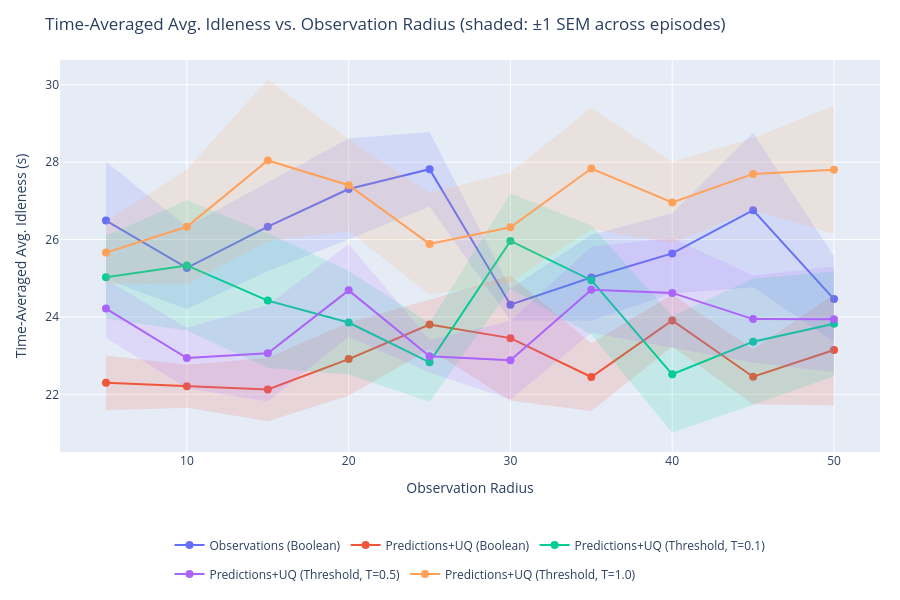

The cell this chart's notebook holds for it:
### Markdown cell above
### Idleness vs. Observation Radius

### Code cell
import plotly.graph_objects as go
import plotly.express as px

def _hex_to_rgba(hex_color, alpha=0.2):
    c = hex_color.lstrip('#')
    r, g, b = int(c[0:2], 16), int(c[2:4], 16), int(c[4:6], 16)
    return f'rgba({r},{g},{b},{alpha})'

series_order = list(summary.keys())
series_colors = {s: c for s, c in zip(series_order, px.colors.qualitative.Plotly)}

fig = go.Figure()
for series in series_order:
    color = series_colors[series]
    s = summary[series]
    xs = np.array(s['obs_radius'])
    ys = np.array(s['idleness_mean'])
    es = np.array(s['idleness_sem'])

    fig.add_trace(go.Scatter(
        x=np.concatenate([xs, xs[::-1]]),
        y=np.concatenate([ys + es, (ys - es)[::-1]]),
        fill='toself',
        fillcolor=_hex_to_rgba(color, alpha=0.15),
        line=dict(color='rgba(255,255,255,0)'),
        legendgroup=series, showlegend=False, hoverinfo='skip',
    ))
    fig.add_trace(go.Scatter(
        x=xs, y=ys, mode='lines+markers',
        name=series, line=dict(color=color), marker=dict(color=color, size=8),
        legendgroup=series,
        hovertemplate=f"{series}<br>obs_radius=%{{x:.1f}}<br>idleness=%{{y:.4f}}<extra></extra>",
    ))

fig.update_layout(
    title="Time-Averaged Avg. Idleness vs. Observation Radius (shaded: ±1 SEM across episodes)",
    xaxis_title="Observation Radius",
    yaxis_title="Time-Averaged Avg. Idleness (s)",
    height=600, width=900, hovermode='closest', autosize=True,
    margin=dict(l=60, r=20, t=60, b=120),
    legend=dict(orientation='h', yanchor='top', y=-0.2, xanchor='center', x=0.5),
)
fig.show()

### Figure 1 — Plotly figure (JSON) as saved in the notebook; plotly's stock layout.template omitted (floating-point values rounded to 4 significant figures)
{"data": [{"fill": "toself", "fillcolor": "rgba(99,110,250,0.15)", "hoverinfo": "skip", "legendgroup": "Observations (Boolean)", "line": {"color": "rgba(255,255,255,0)"}, "showlegend": false, "type": "scatter", "x": [5.0, 10.0, 15.0, 20.0, 25.0, 30.0, 35.0, 40.0, 45.0, 50.0, 50.0, 45.0, 40.0, 35.0, 30.0, 25.0, 20.0, 15.0, 10.0, 5.0], "y": [28.01, 26.33, 27.48, 28.61, 28.78, 24.73, 26.13, 26.68, 28.75, 25.57, 23.35, 24.77, 24.61, 23.91, 23.91, 26.86, 26.0, 25.18, 24.2, 24.97]}, {"hovertemplate": "Observations (Boolean)<br>obs_radius=%{x:.1f}<br>idleness=%{y:.4f}<extra></extra>", "legendgroup": "Observations (Boolean)", "line": {"color": "#636EFA"}, "marker": {"color": "#636EFA", "size": 8}, "mode": "lines+markers", "name": "Observations (Boolean)", "type": "scatter", "x": [5.0, 10.0, 15.0, 20.0, 25.0, 30.0, 35.0, 40.0, 45.0, 50.0], "y": [26.49, 25.27, 26.33, 27.31, 27.82, 24.32, 25.02, 25.64, 26.76, 24.46]}, {"fill": "toself", "fillcolor": "rgba(239,85,59,0.15)", "hoverinfo": "skip", "legendgroup": "Predictions+UQ (Boolean)", "line": {"color": "rgba(255,255,255,0)"}, "showlegend": false, "type": "scatter", "x": [5.0, 10.0, 15.0, 20.0, 25.0, 30.0, 35.0, 40.0, 45.0, 50.0, 50.0, 45.0, 40.0, 35.0, 30.0, 25.0, 20.0, 15.0, 10.0, 5.0], "y": [23.01, 22.77, 22.94, 23.86, 24.44, 25.07, 23.32, 24.58, 23.17, 24.58, 21.71, 21.74, 23.23, 21.57, 21.83, 23.17, 21.96, 21.31, 21.65, 21.59]}, {"hovertemplate": "Predictions+UQ (Boolean)<br>obs_radius=%{x:.1f}<br>idleness=%{y:.4f}<extra></extra>", "legendgroup": "Predictions+UQ (Boolean)", "line": {"color": "#EF553B"}, "marker": {"color": "#EF553B", "size": 8}, "mode": "lines+markers", "name": "Predictions+UQ (Boolean)", "type": "scatter", "x": [5.0, 10.0, 15.0, 20.0, 25.0, 30.0, 35.0, 40.0, 45.0, 50.0], "y": [22.3, 22.21, 22.12, 22.91, 23.8, 23.45, 22.45, 23.91, 22.46, 23.15]}, {"fill": "toself", "fillcolor": "rgba(0,204,150,0.15)", "hoverinfo": "skip", "legendgroup": "Predictions+UQ (Threshold, T=0.1)", "line": {"color": "rgba(255,255,255,0)"}, "showlegend": false, "type": "scatter", "x": [5.0, 10.0, 15.0, 20.0, 25.0, 30.0, 35.0, 40.0, 45.0, 50.0, 50.0, 45.0, 40.0, 35.0, 30.0, 25.0, 20.0, 15.0, 10.0, 5.0], "y": [26.1, 27.01, 26.16, 25.2, 23.84, 27.19, 26.36, 24.02, 24.99, 25.18, 22.47, 21.73, 21.02, 23.54, 24.73, 21.81, 22.51, 22.68, 23.65, 23.95]}, {"hovertemplate": "Predictions+UQ (Threshold, T=0.1)<br>obs_radius=%{x:.1f}<br>idleness=%{y:.4f}<extra></extra>", "legendgroup": "Predictions+UQ (Threshold, T=0.1)", "line": {"color": "#00CC96"}, "marker": {"color": "#00CC96", "size": 8}, "mode": "lines+markers", "name": "Predictions+UQ (Threshold, T=0.1)", "type": "scatter", "x": [5.0, 10.0, 15.0, 20.0, 25.0, 30.0, 35.0, 40.0, 45.0, 50.0], "y": [25.02, 25.33, 24.42, 23.85, 22.83, 25.96, 24.95, 22.52, 23.36, 23.82]}, {"fill": "toself", "fillcolor": "rgba(171,99,250,0.15)", "hoverinfo": "skip", "legendgroup": "Predictions+UQ (Threshold, T=0.5)", "line": {"color": "rgba(255,255,255,0)"}, "showlegend": false, "type": "scatter", "x": [5.0, 10.0, 15.0, 20.0, 25.0, 30.0, 35.0, 40.0, 45.0, 50.0, 50.0, 45.0, 40.0, 35.0, 30.0, 25.0, 20.0, 15.0, 10.0, 5.0], "y": [24.97, 23.72, 24.31, 25.88, 23.41, 23.9, 25.81, 26.04, 25.07, 25.31, 22.57, 22.82, 23.2, 23.59, 21.86, 22.56, 23.49, 21.81, 22.15, 23.46]}, {"hovertemplate": "Predictions+UQ (Threshold, T=0.5)<br>obs_radius=%{x:.1f}<br>idleness=%{y:.4f}<extra></extra>", "legendgroup": "Predictions+UQ (Threshold, T=0.5)", "line": {"color": "#AB63FA"}, "marker": {"color": "#AB63FA", "size": 8}, "mode": "lines+markers", "name": "Predictions+UQ (Threshold, T=0.5)", "type": "scatter", "x": [5.0, 10.0, 15.0, 20.0, 25.0, 30.0, 35.0, 40.0, 45.0, 50.0], "y": [24.21, 22.94, 23.06, 24.69, 22.99, 22.88, 24.7, 24.62, 23.94, 23.94]}, {"fill": "toself", "fillcolor": "rgba(255,161,90,0.15)", "hoverinfo": "skip", "legendgroup": "Predictions+UQ (Threshold, T=1.0)", "line": {"color": "rgba(255,255,255,0)"}, "showlegend": false, "type": "scatter", "x": [5.0, 10.0, 15.0, 20.0, 25.0, 30.0, 35.0, 40.0, 45.0, 50.0, 50.0, 45.0, 40.0, 35.0, 30.0, 25.0, 20.0, 15.0, 10.0, 5.0], "y": [26.47, 27.81, 30.13, 28.59, 27.2, 27.74, 29.4, 28.01, 28.62, 29.46, 26.14, 26.77, 25.91, 26.27, 24.89, 24.57, 26.22, 25.96, 24.85, 24.86]}, {"hovertemplate": "Predictions+UQ (Threshold, T=1.0)<br>obs_radius=%{x:.1f}<br>idleness=%{y:.4f}<extra></extra>", "legendgroup": "Predictions+UQ (Threshold, T=1.0)", "line": {"color": "#FFA15A"}, "marker": {"color": "#FFA15A", "size": 8}, "mode": "lines+markers", "name": "Predictions+UQ (Threshold, T=1.0)", "type": "scatter", "x": [5.0, 10.0, 15.0, 20.0, 25.0, 30.0, 35.0, 40.0, 45.0, 50.0], "y": [25.66, 26.33, 28.04, 27.4, 25.89, 26.32, 27.84, 26.96, 27.7, 27.8]}], "layout": {"autosize": true, "height": 600, "hovermode": "closest", "legend": {"orientation": "h", "x": 0.5, "xanchor": "center", "y": -0.2, "yanchor": "top"}, "margin": {"b": 120, "l": 60, "r": 20, "t": 60}, "title": {"text": "Time-Averaged Avg. Idleness vs. Observation Radius (shaded: ±1 SEM across episodes)"}, "width": 900, "xaxis": {"title": {"text": "Observation Radius"}}, "yaxis": {"title": {"text": "Time-Averaged Avg. Idleness (s)"}}}}
